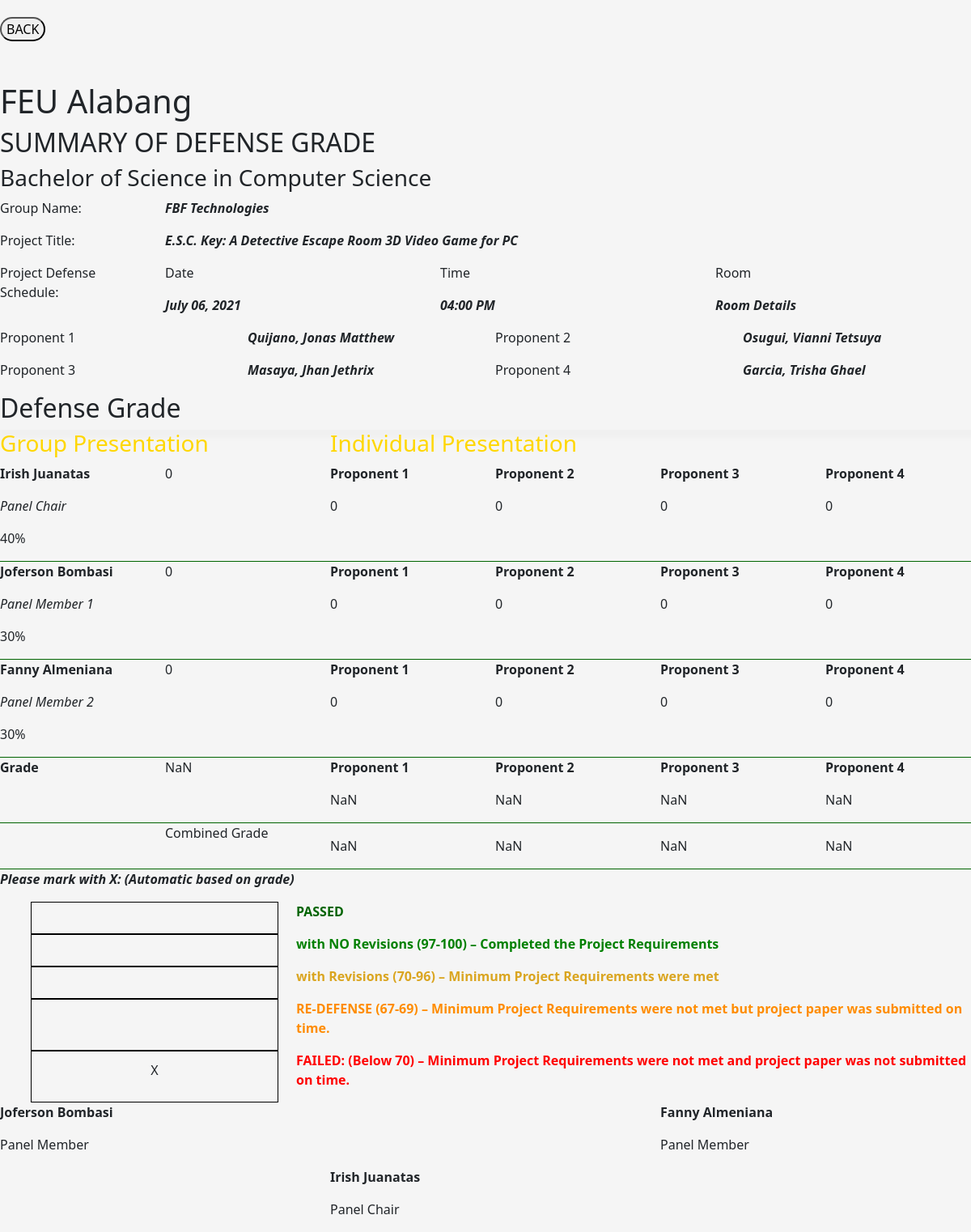
Before: /grade_summary/4/schedule (signed in) with the older database file.
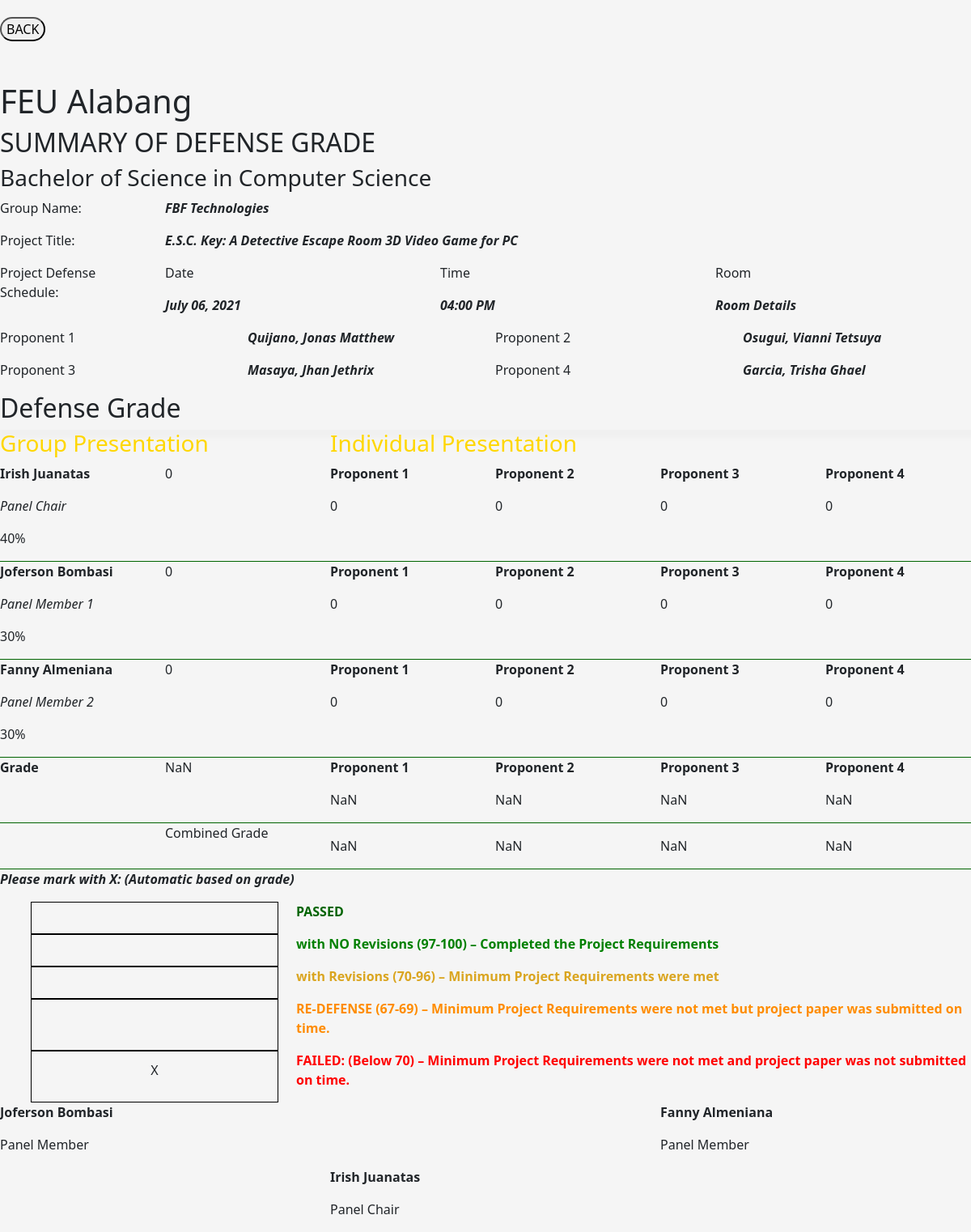
After: the same page with the newer database file.
### website/models.py (models this page shows)
class Scores(db.Model):
    id           = db.Column(db.Integer, primary_key=True)
    indiv_scores = db.Column(db.String(150))
    group_score  = db.Column(db.Integer)
    comment      = db.Column(db.String(1000))
    defense_id   = db.Column(db.Integer, db.ForeignKey('defense.id'))
    panel_id     = db.Column(db.Integer, db.ForeignKey('panelist.id'))

### website/admin.py (the view)
@admin.route('/grade_summary/<content>/<tab>', methods=['GET', 'POST'])
@login_required
def grade_summary(content, tab):
    defense = db.session.query(Defense).filter_by(id=content).first()
    head_panel = ''
    co_panel = []
    for panel in defense.panels:
        if panel.id == defense.head_panel_id:
            head_panel = panel
        else:
            co_panel.append(panel)
        print(head_panel)
        print(co_panel)
    return render_template('gradesheet/grade_summary.html', defense=defense, head_panel=head_panel, co_panel=co_panel, where=tab)

### website/__init__.py (called while the page is built)
def create_app():
    app = Flask(__name__)
    app.config['SECRET_KEY'] = 'hjshjhdjah kjshkjdhjs'
    app.config['SQLALCHEMY_DATABASE_URI'] = f'sqlite:///{DB_NAME}'
    db.init_app(app)
    from .admin import admin
    from .auth import auth
    from .user import user
    app.register_blueprint(auth, url_prefix='/')
    app.register_blueprint(admin, url_prefix='/')
    app.register_blueprint(user, url_prefix='/')
    from .models import Panelist, Master
    create_database(app)
    login_manager = LoginManager()
    login_manager.login_view = 'auth.login'
    login_manager.init_app(app)
    @login_manager.user_loader
    def load_user(username):
        if username == 'admin':
            return Master.query.filter_by(username=username).first()
        return Panelist.query.filter_by(username=username).first()
    return app

### website/templates/admin/gradesheet/grade_summary.html (shortened to what the changed rows need)
<!DOCTYPE html>
<html lang="en">
<head>
    <link rel='stylesheet' href="{{ url_for('static', filename='admin/summary-grade/assets/bootstrap/css/bootstrap.min.css') }}" />
    <link rel='stylesheet' href="{{ url_for('static', filename='admin/summary-grade/assets/css/styles.css') }}" />
</head>
<body style="background: rgb(245,245,245);"><div class="center-div" id="gold-bg">
    {% set score_arr = [] %}
    <div class="row">
        <div class="col">
            <h1>FEU Alabang</h1>
        </div>
    </div>
    <div>
        <div class="row">
            <div class="col">
                <h2>SUMMARY OF DEFENSE GRADE</h2>
            </div>
        </div>
    </div>
</div><div class="center-div">
            {% set x = 0 %}
            {% set x = x + 1 %}
            {% set x = x + 1 %}
            {% set x = x + 1 %}
            {% set x = x + 1 %}
</div><div class="center-div-long center-p " >
    <div class="row" id = "gold-bg" style="border-radius: 15px 15px 0px 0px; box-shadow: 10px 10px 5px #f0f0f0">
        <div class="col" >
            <h2>Defense Grade</h2>
        </div>
    </div>
    <div class="row center-p " style="border-bottom: 1px solid darkgreen">
        <div class="col">
            {% if head_panel.id in score_arr %}
                {% for score in defense.score %}
                    {% if score.panel_id == head_panel.id %}
                        {% if score.group_score != None %}
                            <p name='groupscore'>{{ score.group_score }}</p>
                        {% else %}
                            <p name='groupscore'>0</p>
                        {% endif %}
                    {% endif %}
                {% endfor %}
            {% else %}
                <p name='groupscore'>0</p>
            {% endif %}
        </div>
        {% for x in range(1, defense.group.members|length + 1) %}
            <div class="col">
                <div class="row">
                    <div class="col">
                        <p><b>Proponent {{ x }}</b></p>
                    </div>
                </div>
                <div class="row">
                    <div class="col">
                        {% if head_panel.id in score_arr %}
                            {% for score in defense.score %}
                                {% if score.panel_id == head_panel.id %}
                                    {% if score.indiv_scores != None %}
                                        <p name='Proponent{{ x }}'>{{ score.indiv_scores.split(',')[x - 1] }}</p>
                                    {% else %}
                                        <p name='Proponent{{ x }}'>0</p>
                                    {% endif %}
                                {% endif %}
                            {% endfor %}
                        {% else %}
                            <p name='Proponent{{ x }}'>0</p>
                        {% endif %}
                    </div>
                </div>
            </div>
        {% endfor %}
    </div>
    <div class="row center-p " style="border-bottom: 1px solid darkgreen">
        {% for x in range(1, defense.group.members|length + 1) %}
            <div class="col">
                <div class="row">
                    <div class="col">
                        <p><b>Proponent {{ x }}</b></p>
                    </div>
                </div>
                <div class="row">
                    <div class="col">
                        {% if co_panel[0].id in score_arr %}
                            {% for score in defense.score %}
                                {% if score.panel_id == co_panel[0].id %}
                                    {% if score.indiv_scores != None %}
                                        <p name='Proponent{{ x }}'>{{ score.indiv_scores.split(',')[x - 1] }}</p>
                                    {% else %}
                                        <p name='Proponent{{ x }}'>0</p>
                                    {% endif %}
                                {% endif %}
                            {% endfor %}
                        {% else %}
                            <p name='Proponent{{ x }}'>0</p>
                        {% endif %}
                    </div>
                </div>
            </div>
        {% endfor %}
    </div>
    <div class="row center-p" style="border-bottom: 1px solid darkgreen">
        {% for x in range(1, defense.group.members|length + 1) %}
            <div class="col">
                <div class="row">
                    <div class="col">
                        <p><b>Proponent {{ x }}</b></p>
                    </div>
                </div>
                <div class="row">
                    <div class="col">
                        {% if co_panel[1].id in score_arr %}
                            {% for score in defense.score %}
                                {% if score.panel_id == co_panel[1].id %}
                                    {% if score.indiv_scores != None %}
                                        <p name='Proponent{{ x }}'>{{ score.indiv_scores.split(',')[x - 1] }}</p>
                                    {% else %}
                                        <p name='Proponent{{ x }}'>0</p>
                                    {% endif %}
                                {% endif %}
                            {% endfor %}
                        {% else %}
                            <p name='Proponent{{ x }}'>0</p>
                        {% endif %}
                    </div>
                </div>
            </div>
        {% endfor %}
    </div>
    <div class="row center-p" style="border-bottom: 1px solid darkgreen">
        {% for x in range(1, defense.group.members|length + 1) %}
            <div class="col">
                <div class="row">
                    <div class="col">
                        <p><b>Proponent {{ x }}</b></p>
                    </div>
                </div>
                <div class="row">
                    <div class="col">
                        <p id='total{{ x }}'>0</p>
                    </div>
                </div>
            </div>
        {% endfor %}
    </div>
    <div class="row center-p" style="border-bottom: 1px solid darkgreen">
        {% for x in range(1, defense.group.members|length + 1) %}
            <div class="col">
                <div class="row">
                    <div class="col">
                    </div>
                </div>
                <div class="row">
                    <div class="col">
                        <p id='combine{{ x }}'>0</p>
                    </div>
                </div>
            </div>
        {% endfor %}
    </div>
</div>
</body>
</html>

Changed rows visible on the page:
removed Scores: shows "0"
Other visible differences:
text now shown: "0"
new list line: "0"
